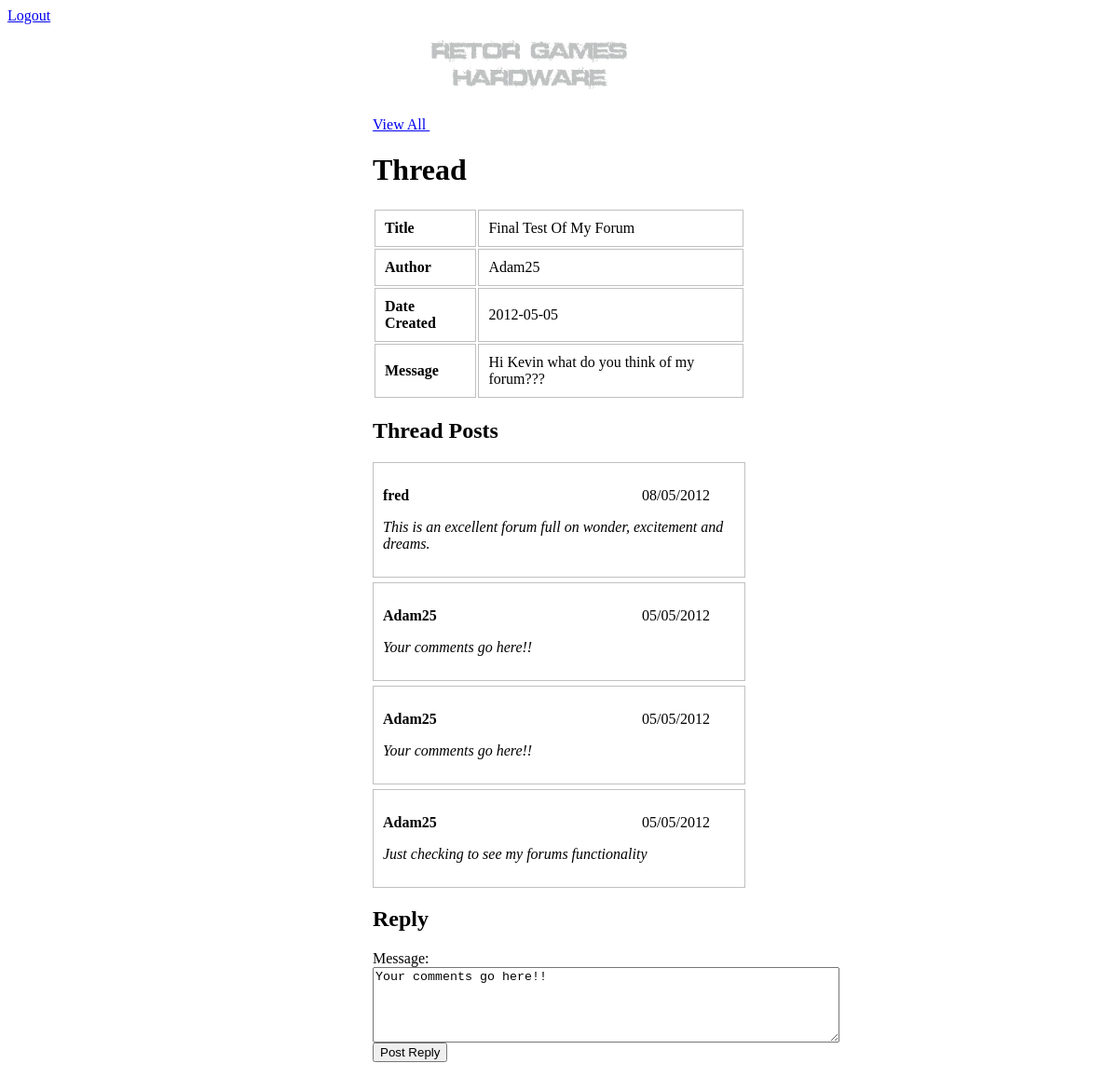
Screenshot of /viewpost.php?id=14 (signed in) with the database file from the repository.
### tables this page shows
CREATE TABLE `threads` (
  `id` int(11) NOT NULL AUTO_INCREMENT,
  `title` varchar(255) NOT NULL,
  `message` text NOT NULL,
  `user_id` int(11) NOT NULL,
  `replies` int(11) NOT NULL,
  `date_created` date NOT NULL,
  PRIMARY KEY (`id`)
);

CREATE TABLE `users` (
  `id` int(11) NOT NULL AUTO_INCREMENT,
  `username` varchar(255) NOT NULL,
  `password` varchar(255) NOT NULL,
  `Name` varchar(30) DEFAULT NULL,
  `Date` date NOT NULL,
  PRIMARY KEY (`id`),
  UNIQUE KEY `username` (`username`)
);

CREATE TABLE `replies` (
  `id` int(11) NOT NULL AUTO_INCREMENT,
  `thread_id` int(11) NOT NULL,
  `message` text NOT NULL,
  `user_id` int(11) NOT NULL,
  `date_created` date NOT NULL,
  PRIMARY KEY (`id`)
);

### viewpost.php (the view, shortened to what this page needs)
<?php include_once('config.php'); ?>
<html>
	<head>
		<link rel="stylesheet" type="text/css" href="style.css" />
	</head>
	<body>
		<div id=wrapper>
			<a href="view.php">View All </a>
			<img src="logo.jpg" alt="Logo" >
			<h1>Thread</h1>
			<table>
					<?php
						$threadId = $_GET['id'];
						$query = mysql_query("SELECT * FROM threads t INNER JOIN users u ON u.id = t.user_id WHERE t.id = $threadId");
						$row = mysql_fetch_array($query);
					?>
					<tr>
						<td><strong>Title</strong></td><td><?php echo $row['title']; ?></td>
					</tr>
					<tr>
						<td><strong>Author</strong></td><td><?php echo $row['username']; ?></td>
					</tr>
					<tr>
						<td><strong>Date Created</strong></td><td><?php echo $row['date_created']; ?></td>
					</tr>
					<tr>
						<td><strong>Message</strong></td><td><?php echo $row['message']; ?></td>
					</tr>
			</table>
			<h2> Thread Posts </h2>
								<?php
					$query = mysql_query("SELECT * FROM replies r INNER JOIN users u ON u.id = r.user_id WHERE r.thread_id = $threadId ORDER BY date_created DESC");
					while ($row = mysql_fetch_array($query)) { ?>
					<div class="post">
						<p class="datecreated"><?php echo date('d/m/Y', strtotime($row['date_created'])); ?></p>
						<p><strong><?php echo $row['username']; ?></strong></p>
					    <p><i><?php echo $row['message']; ?></i></p>
						</div>
					<?php } ?>
					<h2>Reply</h2>
			<form action="newpost.php?id=<?php echo $threadId; ?>" method="POST">
				Message:<br><textarea cols="60" rows="5" name="message">Your comments go here!! </textarea> <br>
			<input type="submit" value="Post Reply">
			</form>
		</div>
	</body>
</html>

### config.php (shortened to what this page needs)
<a href="logout.php">Logout</a>

### style.css (style rules this page uses)
#wrapper { align: center; width: 400px; margin-left: auto; margin-right: auto; }
.post { border: 1px solid silver; margin-bottom: 5px; padding: 10px; }
table tr td { padding: 10px; border: 1px solid silver; }
p.datecreated { float: right; width:100px; }

### rows the page displays
threads: title "Final Test Of My Forum", user.username "Adam25", date_created "2012-05-05", message "Hi Kevin what do you think of my forum???"
replies: date_created "08/05/2012", user.username "fred", message "This is an excellent forum full on wonder, excitement and dreams."
replies: date_created "05/05/2012", user.username "Adam25", message "Your comments go here!!"
replies: date_created "05/05/2012", user.username "Adam25", message "Your comments go here!!"
replies: date_created "05/05/2012", user.username "Adam25", message "Just checking to see my forums functionality"
